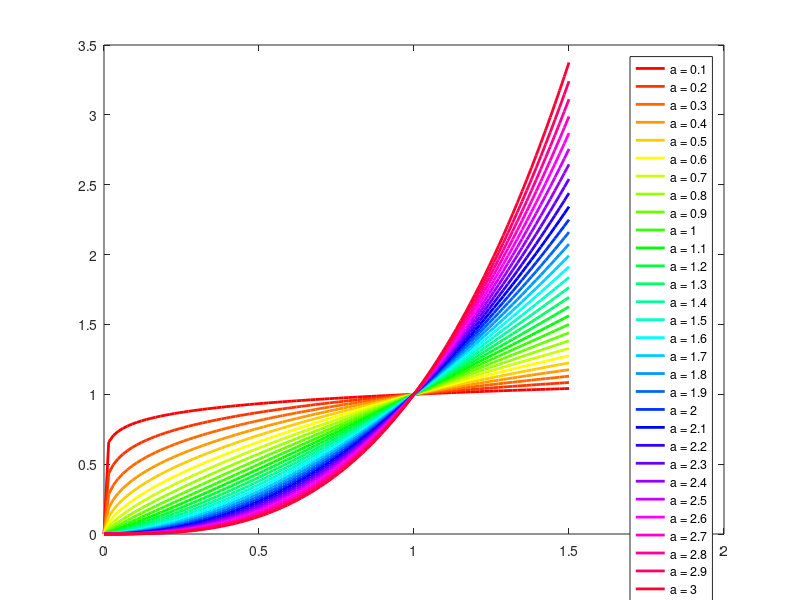

The MATLAB script that drew this image:
clc;
clear;
close all;

x=linspace(0,1.5,100);

%A=[0.1 0.25 0.5 1 1.5 2 2.5 3];
A=0.1:0.1:3;

n=numel(A);

Colors=hsv(n);

figure;
i=0;
for a=A
    i=i+1;
    y=x.^a;
    plot(x,y,'Color',Colors(i,:),...
             'LineWidth',2,...
             'DisplayName',['a = ' num2str(a)]);
    hold on;
end

legend show;